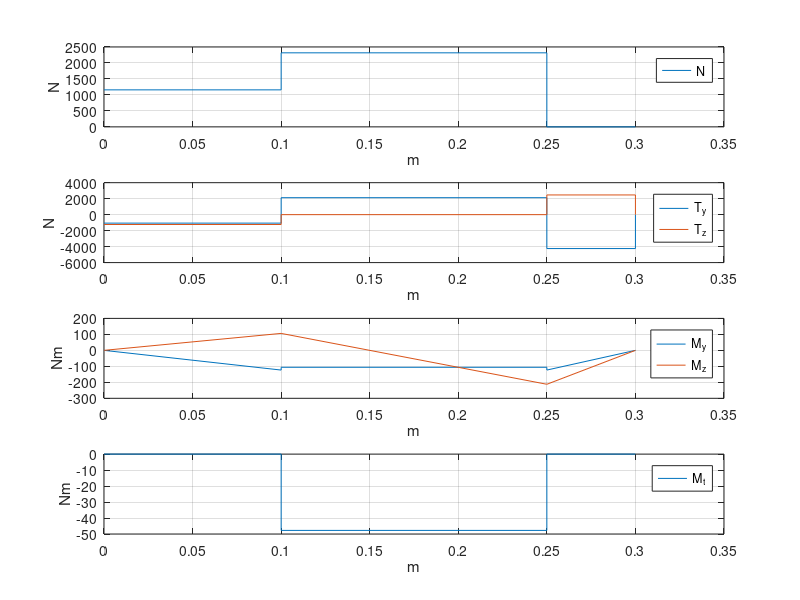

This chart was generated by the following MATLAB code:

close all
clear all
clc

% Parametri geometrici 
a = 0.1; %m
c = 0.15; %m
b = 0.05; %m
R1 = 0.015; %m
R2 = 0.0075; %m
alpha = 20; %°
betha = 20; %°

Pow = 500; %W
n = 100; %rpm

%% Forze esterne

w = 2*pi*n/60; %rad/s
Torque = Pow/w; %Nm

% Assumiamo che alla ruota 1 sia collegata una ruota motrice.
% Calcoliamo di conseguenza la forza tangenziale esercitata come
% conseguenza dalla ruota 1 (modulo)
F_T1 = Torque/R1; %N

% -- Sintassi F(:, 1): F sarà una matrice in cui andranno tutte le forze, e
% -- P la matrice dei rispettivi punti di applicazione. F(:, 1) assegna
% -- alla prima colonna di questa matrice il vettore della prima forza, e
% -- P(:, 1) alla prima colonna della matrice P il rispettivo punto di
% -- applicazione.
% -- La sintassi F(:,1) = ... significa "assegna tutte le righe della prima
% colonna a ..."

% tale forza tangenziale motrice, nello spazio, agisce solo in direzione
% "y". Chiamamo allora la forza tangenziale 1 F
F(:,1) = [0,-F_T1,0]';
% P sarebbe il vettore posizione del punto di applicazione della forza
% tangenziale, considerando il centro del cuscinetto A come riferimento
P(:,1) = [a,0,R1]';

% Creiamo ora la forza normale sempre sulla ruota motrice. La prima
% assegnazione rappresenta una approssimazione, la seconda è piu accurata.
% Dopodiche assegniamo tale vettore alla matrice di forze

% F_N1 = F_T1*tand(alpha) ; %N
F_N1 = F_T1*tand(alpha)/cosd(betha);
F(:,2) = [0,0,-F_N1]';
P(:,2) = [a,0,R1]';

% A1 sarebbe la componente assiale della forza tra i denti, presente in
% quanto stiamo usando ruote elicoidali
F_A1 = F_T1*tand(betha); %N
F(:,3) = [-F_A1,0,0]';
P(:,3) = [a,0,R1]';


% come da slides, le due forze tangenziali causano un momento torcente
% sull'albero. Questo ci permette, per equilibrio, di trovare quanto vale
% la f tangenziale sulla seconda ruota (ruota ""condotta"")
% Aggiungiamo poi tale forza alle matrici delle forze

% Componente tangenziale, normale e assiale della forza tra i denti
F_T2 = F_T1*R1/R2; %N
F(:,4) = [0,F_T2,0]';
P(:,4) = [a+c,0,R2]';

F_N2 = F_T2*tand(alpha)/cosd(betha);
F(:,5) = [0,0,-F_N2]';
P(:,5) = [a+c,0,R2]';

F_A2 = F_T2*tand(betha); %N
F(:,6) = [F_A2,0,0]';
P(:,6) = [a+c,0,R2]';



% Tramite equilibrio calcoliamo poi tutte le reazioni vincolari. Supponiamo
% che il primo cuscinetto funga da bloccaggio e quindi assorba tute le
% forze assiali

% Definiamo allora una matrice per le reazioni vincolari e inializziamo le
% varie reazioni vincolari a versori unitari

%contraint in A
R(:,1) = [1,0,0]'; % generic constrain in x direction
Pr(:,1) = [0,0,0]'; 

R(:,2) = [0,1,0]'; % generic constrain in y direction
Pr(:,2) = [0,0,0]'; 

R(:,3) = [0,0,1]'; % generic constrain in z direction
Pr(:,3) = [0,0,0]'; 

%contraint in B
R(:,4) = [0,1,0]'; % generic constrain in y direction
Pr(:,4) = [a+b+c,0,0]'; 

R(:,5) = [0,0,1]'; % generic constrain in z direction
Pr(:,5) = [a+b+c,0,0]'; 


% Equilibrio

% n -> numero di forze esterne (6 forze in totale, la tangenziale, normale
% e assiale) e anche relativo numero di punti di applicazione (due univoci
% ma comunque sei elementi in totale)

% Viene formulato M, vettore dei momenti prodotti da ogni forza esterna
[m,n] = size(F);
for i = 1:n
    M(:,i) = cross(P(:,i),F(:,i));
end
M

% Forze e momento totale prodotto dalle forze esterne
F_tot = [0,0,0]';
M_tot = [0,0,0]';

% Naturalmente queste sono la somma di tutte le forze e momenti esterni
for i = 1:n
    F_tot = F_tot + F(1:3,i);
    M_tot = M_tot + M(1:3,i);
end

% Vettore colonna 6x1, con i primi tre elementi componenti della forza
% totale e gli ultimi 3 del momento totale
W_tot = [F_tot;M_tot];

% Mr matrice dei momenti prodotti dalle reazioni vincolari (r)
[m,n] = size(R);
for i = 1:n
    Mr(:,i) = cross(Pr(:,i),R(:,i));
end

% Matrice 6x5: le prime tra righe contengono le componenti delle 5 reazioni
% R (5 vettori colonna), le ultime tre righe i corrispettivo momenti che
% ciascuno di questi vettori genera
A = [R(1:3,:);Mr];


% Essenzialmente questo ci serve perchè trovare le reazioni vincolari
% significa risolvere il sistema A * Norm_r + W_tot = 0, dove Norm_r è il
% vettore delle 5 incognite (dei moduli delle 5 reaz vincolari) e deve far si che
% moltiplicato per le reazioni vincolari unitarie vada a bilanciare
% perfettamente le forze esterne.
% Risolverlo significa riscrivere l'equazione come Norm_r = -A'*W_tot
% (invertendo A), ma A non è quadrata e quindi non è invertibile. 
% Questo perchè le reazioni vincolari non producono un momento torcente (i
% cuscinetti non producono momento torcente). Si possono allora approcciare
% due tecniche, o aggiungere una colonna ad A (come ad indicare la presenza
% di un momento torcente delle reaz, il cui modulo sarà comunque 0 alla
% fine perchè per eq le forze esterno non producono mom torcente) oppure
% andare direttamente a rimuovere da A la quarta riga -> A diventa 5x5 (e
% stessa cosa da W_tot)

%  Metodo 1
A_square = [A,[0,0,0,1,0,0]'];
Norm_r_square = -inv(A_square)*W_tot
% Metodo 2 (utilizzato)
A_reduced = A;
A_reduced(4,:)=[];
W_tot_reduced = W_tot;
W_tot_reduced(4)=[];
Norm_r_reduced = -inv(A_reduced)*W_tot_reduced

% Modulo delle reazioni vincolari, trovati tramite equilibrio
Norm_r = Norm_r_reduced;

% Aggiorniamo la matrice della reazione vincolare con i moduli trovati
R = R*diag(Norm_r);

%% CALCOLO AZIONI INTERNE

% Matrice con tutte le azioni non interne (vere forze esterne + reaz.
% vincolari).
% Struttura:
% 11 colonne (ognuna con una forza e il rispettivo punto di applicazione (le prime 6 sono le forze esterne
% (tangenziali, normali, assiali) e le ultime 5 le reaz. vinc.)). Quindi ha
% una dimensione 6x11
tmp_Actions = [F, R; P, Pr]; 

% ordina le forze esterne in base alla vicinanza all'origine (in base alla
% distanza x (quarta riga) dall'origine). La riga 4 contiene infatti le x
% di ogni punto di applicazione. 
% li mettiamo sulle righe invece che sulle colonne solo per poter
% utilizzare sortrows (non esiste un sortcolumns).
Actions = sortrows(tmp_Actions',4)'; % <- Nota che poi la ri-trasponiamo, quindi rimane una 6x11

% m = 6, n = 11 (n numero di forze)
[m,n] = size(Actions);


%% Algoritmo per il calcolo delle azioni interne
j=1;
i=1;
while i<n

    % Se abbiamo piu forze applicate nello stesso punto allora spostiamo
    % l'indice i appena dopo tali forze (es se ho 2 forze in x = 0, allora
    % imposto i a 2). In questo modo includiamo tutte le forze in tale
    % punto
    while (i <= n-1  && Actions(4,i+1) == Actions(4,i))
        i = i+1;
    end

    % Registriamo la cordinata x nel vettore s, che servirà poi per i plot
    % (es inizialmente magari x = 0)
    S(j)=Actions(4,i);%ascissa

    % Setup delle matrici che conterranno le forze e i momenti agenti nel
    % segmento considerato
    W_F(1:3,j) = [0,0,0]'; % resultant internal action
    W_M(1:3,j) = [0,0,0]'; % resultant internal torque

    % Somma tutte le forze applicate dall'inizio dell'albero alla x
    % considerata (es al primo ciclo tutte le forze a x = 0) e calcola le
    % corrispettive forze e momenti interni da esercitare per equilibrare
    for k = 1:i
        W_F(1:3,j) = W_F(1:3,j) - Actions(1:3,k);
        W_M(1:3,j) = W_M(1:3,j) - cross(Actions(4:6,k)-[S(j);0;0],Actions(1:3,k));
    end
    
    % Il blocco sopra ha calcolato lo sforzo appena dopo la x considerata.
    % Nonostante il taglio rimanga costante fino alla prossima x
    % considerata, il momento flettente varia linearmente. Per questo ci
    % posizioniamo alla x successiva (S(J) = Actions(4, i+1)). W_M potrebbe
    % cambiare, siccome il braccio è cambiato.
    if i<n
        j = j+1;
        S(j)=Actions(4,i+1);%ascissa
        W_F(1:3,j) = [0,0,0]'; % resultant internal actions
        W_M(1:3,j) = [0,0,0]'; % resultant internal torque

        for k = 1:i
            W_F(1:3,j) = W_F(1:3,j) - Actions(1:3,k);
            W_M(1:3,j) = W_M(1:3,j) - cross(Actions(4:6,k)-[S(j);0;0],Actions(1:3,k));
        end        
    end

    % re-itera il ciclo
    i = i+1;
    j = j+1;
end

% plot the internal actions
subplot(4,1,1)
plot(S,W_F(1,:))
grid on
ylabel('N')
xlabel('m')
legend('N')

subplot(4,1,2)
plot(S,W_F(2,:))
hold all
plot(S,W_F(3,:))
grid on
ylabel('N')
xlabel('m')
legend('T_y','T_z')

subplot(4,1,3)
plot(S,W_M(2,:))
hold all
plot(S,W_M(3,:))
grid on
ylabel('Nm')
xlabel('m')
legend('M_y','M_z')

subplot(4,1,4)
plot(S,W_M(1,:))

grid on
ylabel('Nm')
xlabel('m')
legend('M_t')
